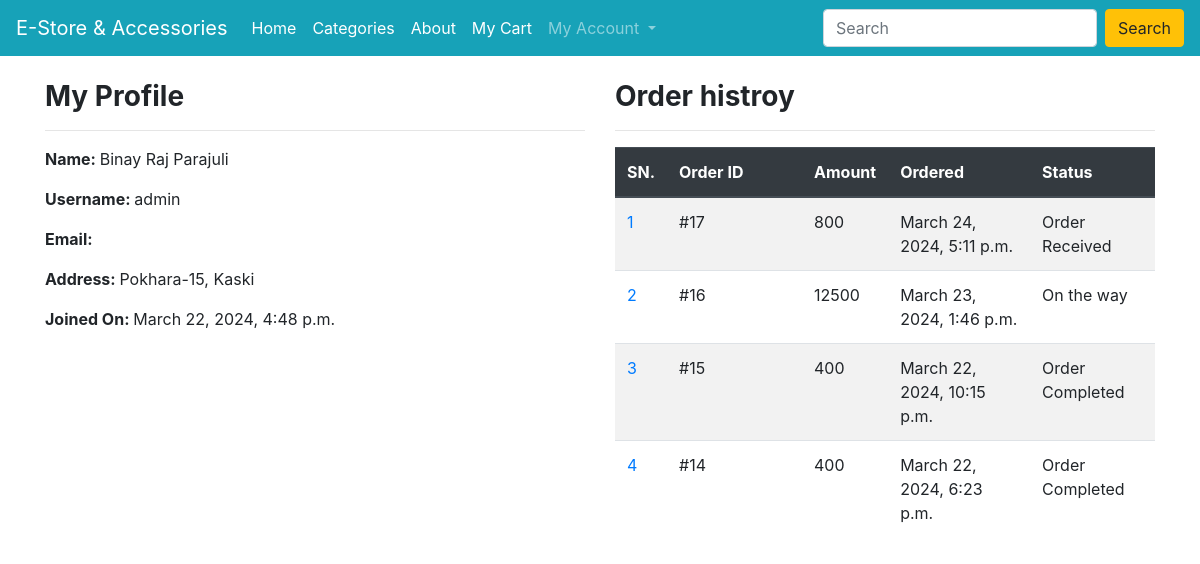
Before: /customer/customer-profile/ (signed in) with the older database file.
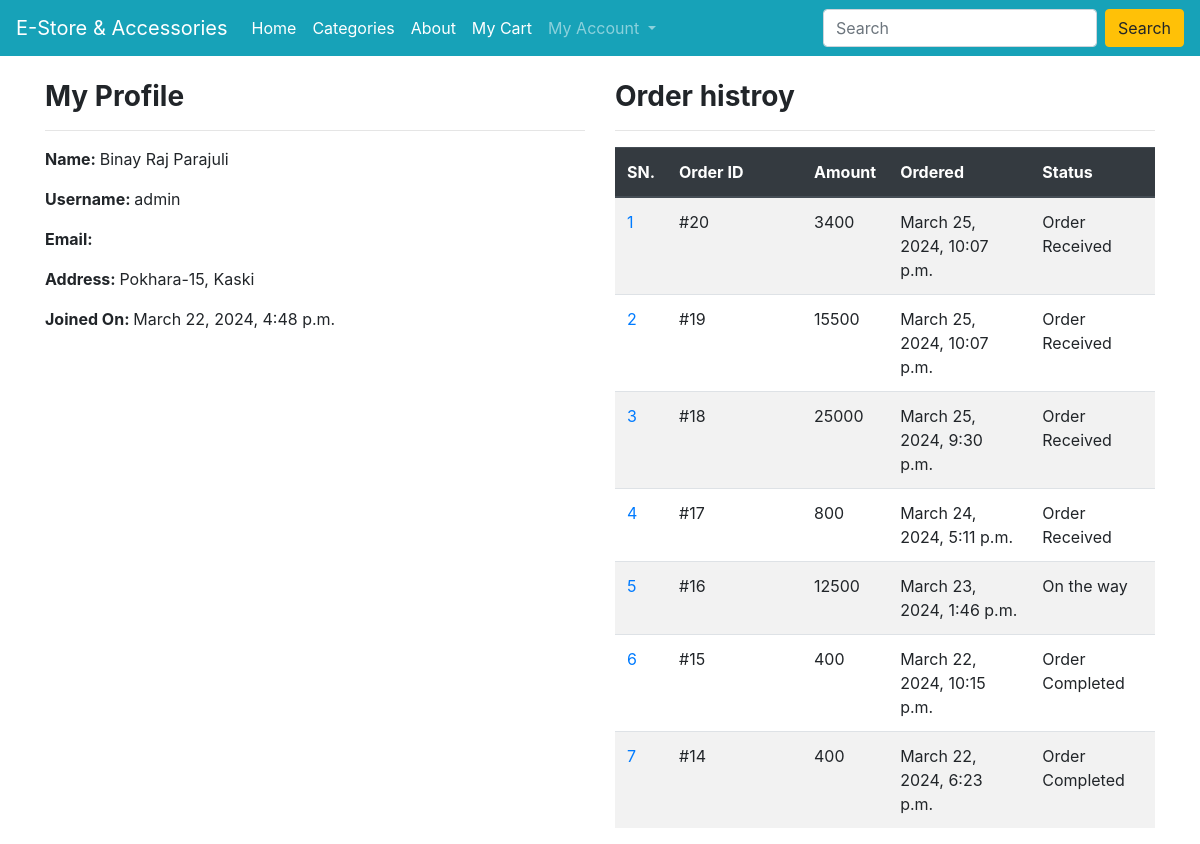
After: the same page with the newer database file.
### shop/models.py (models this page shows, shortened)
class Order(models.Model):
    cart = models.OneToOneField(Cart, on_delete=models.CASCADE)
    ordered_by = models.CharField(max_length=200)
    shipping_address = models.CharField(max_length=200)
    mobile = models.CharField(max_length=10)
    email = models.EmailField(null=True, blank=True)
    subtotal = models.PositiveIntegerField()
    discount = models.PositiveIntegerField()
    total = models.PositiveIntegerField()
    order_status = models.CharField(max_length=50, choices=ORDER_STATUS)
    created_at = models.DateTimeField(auto_now_add=True)
    payment_method = models.CharField(max_length=20, choices=METHOD, default="Cash On Delivery")
    payment_completed = models.BooleanField(
        default=False, null=True, blank=True)

### customer/views.py (the view)
# urls.py: path('customer-profile/',CustomerProfileView.as_view(), name="customer_profile"),
class CustomerProfileView(ShopMixin,TemplateView):
    template_name = "customer_profile.html"
    def dispatch(self, request, *args, **kwargs):
        user = request.user
        if request.user.is_authenticated and Customer.objects.filter(user=user).exists():
            print("llog")
        else:
            return redirect("customer/customer-login/?next=/customer-profile/")
        print(user)
        return super().dispatch(request, *args, **kwargs)
    def get_context_data(self, **kwargs: Any) :
        context = super().get_context_data(**kwargs)
        customer = self.request.user.customer
        context['customer'] = customer
        context['orders'] = Order.objects.filter(cart__customer=customer).order_by("-id")
        return context

### shop/views.py (called while the page is built)
    def dispatch(self,request, *args, **kwargs):
        cart_id = request.session.get("cart_id")
        if cart_id:
            cart_obj = Cart.objects.get(id = cart_id)
            if request.user.is_authenticated and request.user.customer:
                cart_obj.customer = request.user.customer
                cart_obj.save()
        return super().dispatch(request, *args, **kwargs)

### templates/customer_profile.html (shortened to what this page needs)
{% extends 'base.html' %}
{% block content %}
<div class="container mt-4">
    <div class="row">
        <div class="col-md-6">
            <h3 class="font-weight-bold">My Profile</h3>
            <hr>
            <p><span class="font-weight-bold">Name: </span> {{customer.full_name}} </p>
            <p><span class="font-weight-bold">Username: </span> {{customer.user.username}} </p>
            <p><span class="font-weight-bold">Email: </span> {{customer.user.email}} </p>
            <p><span class="font-weight-bold">Address: </span> {{customer.address}} </p>
            <p><span class="font-weight-bold">Joined On: </span> {{customer.joined_on}} </p>
        </div>
        <div class="col-md-6">
            <h3 class="font-weight-bold">Order histroy</h3>
            <hr>
            <table class="table table-striped">
                <thead class="thead-dark">
                    <tr>
                        <th>SN.</th>
                        <th class="w-25">Order ID</th>
                        <th>Amount</th>
                        <th>Ordered</th>
                        <th>Status</th>
                    </tr>
                </thead>
                <tbody>
                    {% for ord in orders %}
                    <tr>
                        <td><a href="{% url 'customer:order_details' ord.id%}">{{forloop.counter}}</a></td>
                        <td>#{{ord.id}}</td>
                        <td>{{ord.total}}</td>
                        <td>{{ord.created_at}}</td>
                        <td>{{ord.order_status}}</td>
                    </tr>
                    {% endfor %}
                </tbody>
            </table>
        </div>
    </div>
</div>
{% endblock %}

Changed rows visible on the page:
added Order: id "20", total "3400", created_at "March 25, 2024, 10:07 p.m.", order_status "Order Received"
added Order: id "19", total "15500", created_at "March 25, 2024, 10:07 p.m.", order_status "Order Received"
added Order: id "18", total "25000", created_at "March 25, 2024, 9:30 p.m.", order_status "Order Received"
